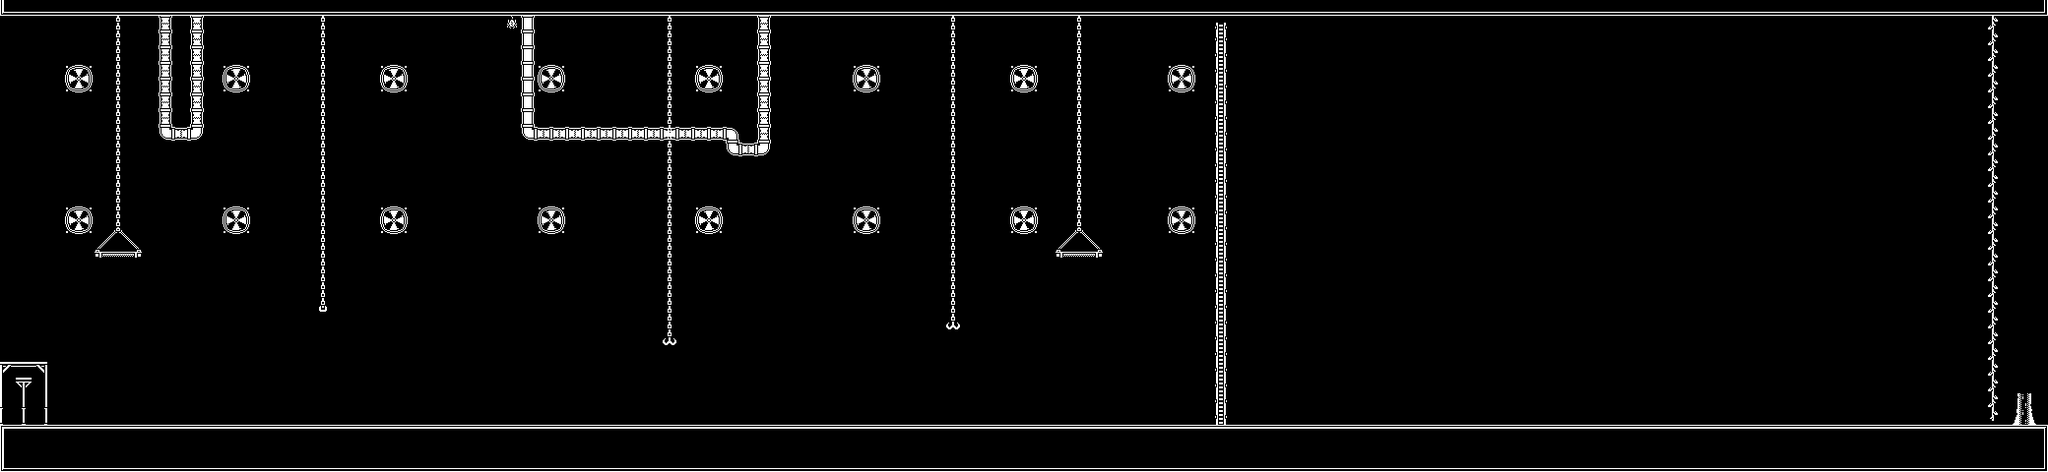

Tiled map render using the project's own tile images. Description and the map definition, with tile-layer contents summarised, below:
An orthogonal 130x30 tile map with 16x16 px tiles, 7 tile layers (Deepestbg, Deeperbg, Background, Ground, ...), 3 tilesets.

<map version="1.10" tiledversion="1.12.1" orientation="orthogonal" renderorder="right-down" width="130" height="30" tilewidth="16" tileheight="16" infinite="0" nextlayerid="9" nextobjectid="38">
 <editorsettings>
  <export target="dunjump3.tmj" format="json" />
 </editorsettings>
 <tileset firstgid="1" name="spritesheet_1" tilewidth="16" tileheight="16" tilecount="1936" columns="44" backgroundcolor="#aa0000">
  <image source="spritesheet_1.png" width="704" height="704" />
 </tileset>
 <tileset firstgid="1937" name="monochrome" tilewidth="16" tileheight="16" tilecount="400" columns="20">
  <image source="monochrome.png" width="320" height="320" />
  <tile id="0">
   <animation>
    <frame tileid="1" duration="100" />
    <frame tileid="2" duration="100" />
    <frame tileid="26" duration="300" />
    <frame tileid="46" duration="300" />
   </animation>
  </tile>
  <tile id="110">
   <properties>
    <property name="collides" type="bool" value="true" />
   </properties>
  </tile>
  <tile id="111">
   <properties>
    <property name="collides" type="bool" value="true" />
   </properties>
  </tile>
  <tile id="112">
   <properties>
    <property name="collides" type="bool" value="true" />
   </properties>
  </tile>
  <tile id="113">
   <properties>
    <property name="collides" type="bool" value="true" />
   </properties>
  </tile>
  <tile id="130">
   <properties>
    <property name="collides" type="bool" value="true" />
   </properties>
  </tile>
  <tile id="131">
   <properties>
    <property name="collides" type="bool" value="true" />
   </properties>
  </tile>
  <tile id="132">
   <properties>
    <property name="collides" type="bool" value="true" />
   </properties>
  </tile>
  <tile id="133">
   <properties>
    <property name="collides" type="bool" value="true" />
   </properties>
  </tile>
  <tile id="150">
   <properties>
    <property name="collides" type="bool" value="true" />
   </properties>
  </tile>
  <tile id="151">
   <properties>
    <property name="collides" type="bool" value="true" />
   </properties>
  </tile>
  <tile id="152">
   <properties>
    <property name="collides" type="bool" value="true" />
   </properties>
  </tile>
  <tile id="153">
   <properties>
    <property name="collides" type="bool" value="true" />
   </properties>
  </tile>
  <tile id="170">
   <properties>
    <property name="collides" type="bool" value="true" />
   </properties>
  </tile>
  <tile id="171">
   <properties>
    <property name="collides" type="bool" value="true" />
   </properties>
  </tile>
  <tile id="172">
   <properties>
    <property name="collides" type="bool" value="true" />
   </properties>
  </tile>
  <tile id="173">
   <properties>
    <property name="collides" type="bool" value="true" />
   </properties>
  </tile>
  <tile id="357">
   <properties>
    <property name="collides" type="bool" value="true" />
   </properties>
  </tile>
  <tile id="358">
   <properties>
    <property name="collides" type="bool" value="true" />
   </properties>
  </tile>
  <tile id="359">
   <properties>
    <property name="collides" type="bool" value="true" />
   </properties>
  </tile>
  <tile id="377">
   <properties>
    <property name="collides" type="bool" value="true" />
   </properties>
  </tile>
  <tile id="378">
   <properties>
    <property name="collides" type="bool" value="true" />
   </properties>
  </tile>
  <tile id="379">
   <properties>
    <property name="collides" type="bool" value="true" />
   </properties>
  </tile>
  <tile id="397">
   <properties>
    <property name="collides" type="bool" value="true" />
   </properties>
  </tile>
  <tile id="398">
   <properties>
    <property name="collides" type="bool" value="true" />
   </properties>
  </tile>
  <tile id="399">
   <properties>
    <property name="collides" type="bool" value="true" />
   </properties>
  </tile>
 </tileset>
 <tileset firstgid="2337" name="trans_monochrome" tilewidth="16" tileheight="16" tilecount="400" columns="20" backgroundcolor="#fe19e7">
  <image source="trans_monochrome.png" trans="ff00ff" width="320" height="320" />
  <tile id="46">
   <properties>
    <property name="coin" type="bool" value="true" />
   </properties>
  </tile>
  <tile id="136" probability="8" />
  <tile id="240">
   <animation>
    <frame tileid="287" duration="500" />
   </animation>
  </tile>
  <tile id="287">
   <animation>
    <frame tileid="287" duration="500" />
    <frame tileid="327" duration="500" />
   </animation>
  </tile>
  <tile id="288">
   <animation>
    <frame tileid="288" duration="500" />
    <frame tileid="328" duration="500" />
   </animation>
  </tile>
  <tile id="307">
   <animation>
    <frame tileid="307" duration="500" />
    <frame tileid="347" duration="500" />
   </animation>
  </tile>
  <tile id="308">
   <animation>
    <frame tileid="308" duration="500" />
    <frame tileid="348" duration="500" />
   </animation>
  </tile>
 </tileset>
 <layer id="8" name="Deepestbg" width="130" height="30">
  <data>[3900 cells, 76 non-empty, 17 distinct tile ids]</data>
 </layer>
 <layer id="7" name="Deeperbg" width="130" height="30">
  <data>[3900 cells, 131 non-empty, 13 distinct tile ids]</data>
 </layer>
 <layer id="6" name="Background" width="130" height="30">
  <data>[3900 cells, 41 non-empty, 9 distinct tile ids]</data>
 </layer>
 <layer id="1" name="Ground" width="130" height="30">
  <data>[3900 cells, 520 non-empty, 9 distinct tile ids]</data>
 </layer>
 <layer id="4" name="Platform" width="130" height="30">
  <data>[3900 cells, 0 non-empty, 0 distinct tile ids]</data>
 </layer>
 <layer id="2" name="Foreground" width="130" height="30">
  <data>[3900 cells, 16 non-empty, 13 distinct tile ids]</data>
 </layer>
 <layer id="3" name="Texture" width="130" height="30">
  <data>[3900 cells, 26 non-empty, 2 distinct tile ids]</data>
 </layer>
</map>
